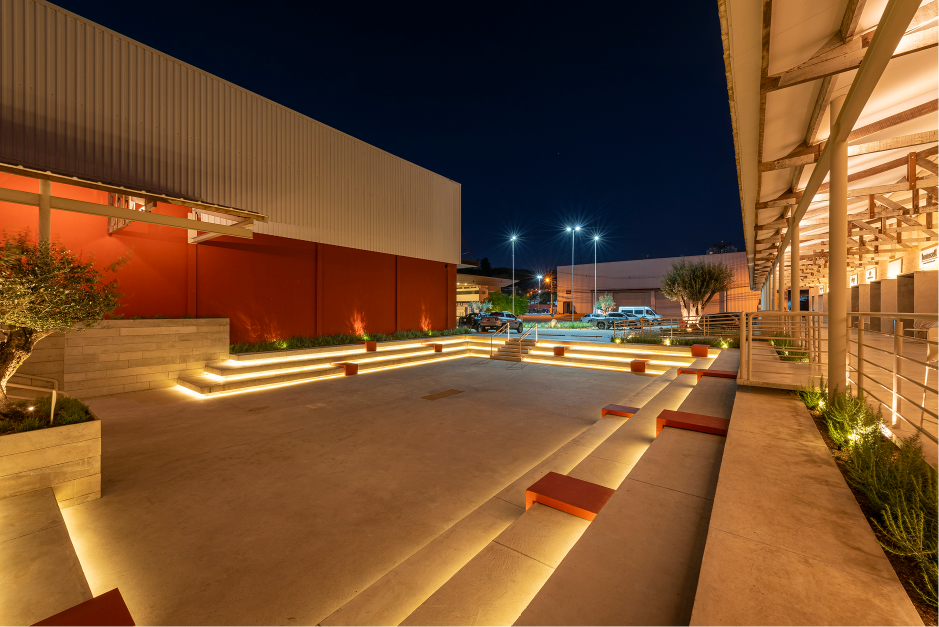
#> input picture Imagens/complexo/1.png, 1878 x 1254 px, found by its file name (shown at 1/2 size)
$ python build-media.py ../Imagens/complexo/1.png
#> lines starting #> are read from the running program, lines starting #| are printed output that depends on the picture
#!/usr/bin/env python3
"""
Pipeline de mídia — Nova Home Scuderia Bandeiras
Gera AVIF (primário) + JPEG (fallback) em larguras responsivas, com nome
de arquivo baseado em hash de conteúdo (cache imutável).

Uso:
    python scripts/build-media.py            # gera tudo
    python scripts/build-media.py --dry-run  # só lista o que faria
    python scripts/build-media.py --manifest # imprime o manifesto JSON usado pelo HTML

Regras (doc/VISUAL-DIRECTION.md §6.4, §16):
  - Só processa os arquivos listados no MANIFEST abaixo. Nada de "processar a pasta
    inteira": cada entrada foi confirmada como segura de usar pelos relatórios K/D/I.
  - NÃO inclui: material externo do Caterham (Projeto-caterham/…, pendente de
    aprovação de direitos — item 6), o mosaico "nosso time" (pendente de
    confirmação de Rubens/Suzuki — item 7), hero-conexoes-v2 (estética proibida),
    Imagens/pilotos/ antigo (contém Rafael Suzuki), renders 3D/CGI, marcas parceiras
    (raster diverge da copy), lei de incentivo / stock car em números (dados de
    terceiro / fora de escopo).
  - Larguras: 480 / 800 / 1280 / 1920 (nunca upscale além da largura original).
  - AVIF qualidade ~52 (medido no relatório G: reduções de 88-99%). JPEG fallback
    qualidade 78, progressive.
"""
import hashlib
import json
import sys
from pathlib import Path

from PIL import Image

ROOT = Path(__file__).resolve().parent.parent
SRC_ROOT = ROOT
OUT_DIR = ROOT / "assets-build" / "img"
WIDTHS = (480, 800, 1280, 1920)
AVIF_QUALITY = 52
JPEG_QUALITY = 78

# slug -> caminho de origem relativo à raiz do projeto
MANIFEST: dict[str, str] = {
    # Dobra 02 / 06 — complexo (aéreas e ambientes reais)
    "complexo-1": "assets/Imagens/complexo/1.png",
    "complexo-2": "assets/Imagens/complexo/2.png",
    "complexo-3": "assets/Imagens/complexo/3.png",
    "complexo-4": "assets/Imagens/complexo/4.png",
    "complexo-5": "assets/Imagens/complexo/5.png",
    "complexo-6": "assets/Imagens/complexo/image00016.jpeg",
    "complexo-7": "assets/Imagens/complexo/7.png",
    "local-auditorio": "assets/Imagens/local/auditorio.jpg",
    "local-gastronomia": "assets/Imagens/local/gastronomia.jpg",
    # Carrossel "Os Espaços" — fotos atualizadas pelo usuário (2026-09-25,
    # pasta assets/Imagens/estrutura/novas-imagens/), substituem as
    # anteriores nos mesmos slugs. "espaço motor.jpeg" é foto nova (o card
    # usava complexo-7 antes; ganhou slug próprio).
    "estrutura-acesso-aereo": "assets/Imagens/estrutura/novas-imagens/heliponto.png",
    "estrutura-area-multiuso": "assets/Imagens/estrutura/area multiuso.png",
    "estrutura-auditorio": "assets/Imagens/estrutura/novas-imagens/auditorio.jpeg",
    "estrutura-coworking": "assets/Imagens/estrutura/novas-imagens/coworking.png.jpeg",
    "estrutura-espaco-motor": "assets/Imagens/estrutura/novas-imagens/espaço motor.jpeg",
    "estrutura-garagem": "assets/Imagens/estrutura/novas-imagens/oficina.png",
    "estrutura-gastronomia": "assets/Imagens/estrutura/gastronom,ia.png",
    # Hero / CTA final (fallback enquanto o material Caterham externo não é aprovado)
    "final-imagem": "assets/Imagens/final/imagem final@2x.png",
    # Hero (topo) — nova imagem aprovada (só a versão mobile; a versão desk
    # segue excluída, ver EXCLUDED_NOTE)
    "topo-hero": "assets/Imagens/topo/imagem topo mobile.png",
    # Dobra 03 / 04 / 07 — o que é a Scuderia
    "oque-esporte": "assets/Imagens/o que é/esporte.png",
    "oque-estrutura": "assets/Imagens/o que é/estrutura.png",
    "oque-experiencias": "assets/Imagens/o que é/experiencias.png",
    # Dobra 04 — Team Building (karts/drift; NUNCA legendar como Caterham)
    "race-experience-karts": "assets/Imagens/race experience/RACE EXPERIENCE.png",
    "team-building": "assets/Imagens/tem-building.jpeg",  # pit stop em equipe — foto do Team Building (04)
    # Dobra 04 — momento audiovisual (emoção.mp4 + apoio): bastidores reais do
    # pit lane, fornecidos pelo usuário (2026-09-24). Foto de apoio ao vídeo
    # protagonista, não substitui o Team Building acima.
    "experiencias-bastidores": "assets/Imagens/experiencias/bastidores.jpg",
    # Dobra 04 — os 5 cards de princípios ao lado do vídeo (2026-09-24, 3ª
    # rodada): fotos reais do acervo Caterham (Fazenda Capuava), copiadas
    # para Imagens/experiencias/principios/ (não dependem mais do projeto
    # Caterham externo).
    "principio-trabalho-equipe": "assets/Imagens/experiencias/principios/trabalho-em-equipe.jpg",
    "principio-confianca": "assets/Imagens/experiencias/principios/confianca.jpg",
    "principio-comunicacao": "assets/Imagens/experiencias/principios/comunicacao.jpg",
    "principio-tomada-decisao": "assets/Imagens/experiencias/principios/tomada-de-decisao.jpg",
    "principio-pressao": "assets/Imagens/experiencias/principios/atuacao-sob-pressao.jpg",
    # Dobra 07 — Conteúdo / Festival de Interlagos
    "evento-truck-lounge": "assets/Imagens/experiencia do evento/Truck Lounge.png",
    "evento-arquibancada": "assets/Imagens/experiencia do evento/Arquibancada.png",
    "evento-camarotes": "assets/Imagens/experiencia do evento/Camarotes.png",
    "evento-boxes": "assets/Imagens/experiencia do evento/Visitação aos Boxe.png",
    # Faixa de Autoridade / Pilotos & Time / Palestras — só os 4 nomes atuais
    "piloto-atila": "assets/Imagens/pilotos-premium/atila.png",
    "piloto-christian": "assets/Imagens/pilotos-premium/cristian.png",
    "piloto-ingo": "assets/Imagens/pilotos-premium/ingo.png",
    "piloto-nelsinho": "assets/Imagens/pilotos-premium/nelson.png",
    # Logo (interino — raster reduzido; pendência: pedir vetor/SVG real, ver item 9 do VISUAL-DIRECTION)
    "logo-raster": "Brand/1124_Bandeiras_RGB_L-RW.png",
    # Dobra 05 — Caterham: lockup oficial Scuderia Bandeiras x Caterham Motorsport
    # Brasil, extraído do projeto aprovado `Projeto-caterham/Caterham - V3`
    # (site em produção, distinto do material "Festival - Interlagos" pendente acima).
    "caterham-logo": "assets/Imagens/caterham/logo-scuderia-caterham.png",
    # Fundo do fecho ("O piloto conduz. Você sente.") — foto real do evento
    # (Fazenda Capuava), fornecida pelo cliente.
    "caterham-fecho-photo": "assets/Imagens/caterham/20260528_scuderiabandeiras_raceexperience_fazendacapuava_dudabairros-1000.jpg",
    # Caterham Esports Brasil (campeonato de simulador, 2026-10-14) — fotos reais
    # dos simuladores na Race Experience da Fazenda Capuava (Duda Bairros,
    # 26/07/2026), fornecidas pelo usuário. Substituem o 420R de estúdio que
    # ocupava a seção antes. Usadas na home (#campeonato-simulador) e na página
    # de inscrição (campeonato-simulador/).
    "esports-cockpit": "assets/Imagens/caterham/simulador/esports/simulador-1365.jpg",
    "esports-lado": "assets/Imagens/caterham/simulador/esports/simulador-4026.jpg",
    "esports-aberto": "assets/Imagens/caterham/simulador/esports/simulador-1273.jpg",
    "esports-piloto": "assets/Imagens/caterham/simulador/esports/simulador-3920.jpg",
    # Dobra 08 — mosaico "Somos todos Scuderia Bandeiras" (prova dos 50+ profissionais).
    # Arte atualizada pelo usuário (2026-09-25), substitui a versão anterior
    # ("imagem time bandeiras desk.jpg", removida). Item 7 continua aberto:
    # confirmar que Rubens Barrichello / Rafael Suzuki não estão no mosaico
    # ANTES de qualquer publicação.
    "time-mosaico": "assets/Imagens/nosso time/Mosaico.png",
    # Redesenho 2026-09-26 (pedido do usuário): volta ao layout de 2 recortes
    # + painel de texto central (em vez da imagem única full-bleed acima) —
    # mesma foto usada nos dois flancos (esquerdo/direito) da faixa.
    "time-mosaico-foto": "assets/Imagens/nosso time/Mosaico 1.png",
    # QA-054 (2026-09-30): o flanco direito deixa de repetir a mesma metade —
    # usa a parte complementar fornecida pelo time ("Mosaico 2.png").
    "time-mosaico-foto-2": "assets/Imagens/nosso time/Mosaico 2.png",
    # Dobra 10 — "Marcas que fazem parte da nossa história": arte pronta fornecida
    # pelo usuário como ativo oficial (2026-09-22), versão PNG transparente
    # ("marcas-que-fazem-parte-da-nossa-historia 1.png"). O recorte tira só a
    # área vazia das bordas; a transparência é preservada (sai AVIF + WebP).
    # Pendência da copy continua: lista final depende de aprovação comercial/jurídica.
    "marcas-historia": "assets/Imagens/marcas parceiras/marcas-historia-recorte.png",
    # Dobra "Também no escopo" — 4 fotos reais dos cards (2026-09-22).
    "escopo-caterham": "assets/Imagens/escopo/caterham-2032.jpg.jpeg",
    "escopo-ativacoes": "assets/Imagens/escopo/ativacoes.jpg.jpeg",
    "escopo-experiencias": "assets/Imagens/escopo/experiencias corporativas.jpg.jpeg",
    "escopo-projetos": "assets/Imagens/escopo/projetos.JPG.jpeg",
    # Dobra 03 — mosaico "O ecossistema" (5 peças): fotos reais fornecidas
    # pelo usuário (2026-09-23), uma por peça.
    "eco-pilotos": "assets/Imagens/ecossistema/pilotos.png",
    "eco-carros": "assets/Imagens/ecossistema/carros.jpeg",
    # QA-053 (2026-09-30): foto aprovada do espaço físico da Scuderia (fachada
    # com o logo, pátio e mural) para o painel 01 do Ecossistema.
    "eco-espaco-scuderia": "assets/Imagens/complexo/imagem-scuderia-complexo.png",
    "eco-pista": "assets/Imagens/ecossistema/pista.jpeg",
    "eco-estrutura": "assets/Imagens/ecossistema/estrutura.JPG.jpeg",
    "eco-producao": "assets/Imagens/ecossistema/producoes.jpg.jpeg",
}

EXCLUDED_NOTE = """
NÃO PROCESSADOS DE PROPÓSITO (ver doc/VISUAL-DIRECTION.md §16):
  - Projeto-caterham/Caterham - Festival - Interlagos/*  (pendente aprovação de direitos, item 6)
  - Imagens/nosso time/* exceto o mosaico               (o mosaico entrou só para revisão local; item 7 segue aberto)
  - Imagens/pilotos/*                                    (contém RAFAEL SUZUKI.png)
  - Imagens/pilotos-premium/{rafael-suzuki,rubens-barrichelo,pilotosfinal}.jpg
  - Imagens/topo/hero-conexoes-v2*.png                   (estética proibida: túnel IA, speed lines vermelhas)
  - Imagens/topo/imagem topo desk.png                    (contém Rubens/Rafael, badge Stock Car, velocímetro)
  - Imagens/marcas parceiras/MARCAS PARCEIRAS.png        (30 marcas, diverge da lista de 15 da copy;
                                                          a dobra 10 usa marcas-historia-recorte.png)
  - Imagens/lei de incentivo/*, Imagens/stock car em numeros/*  (fora de escopo / dado de terceiro)
  - carros/*, assets/car/*, Imagens/complexo/bg.jpg      (renders 3D / CGI, era Stock Car)
"""


# Sprint 05 (cache immutable): o hash do nome do arquivo é calculado sobre o ARQUIVO-FONTE.
# O vercel.json serve assets-build/img/*-<hash>.* com "Cache-Control: immutable" (1 ano).
# Por isso, se QUALQUER parâmetro de saída mudar (WIDTHS, AVIF_QUALITY, JPEG_QUALITY,
# recorte/redimensionamento) com a fonte igual, os bytes mudariam mantendo o mesmo nome e
# navegadores/CDN reteriam a versão antiga. Nesse caso, bumpe PIPELINE_VERSION: ele entra no
# hash e TODOS os nomes mudam. Vazio = hashes atuais inalterados.
PIPELINE_VERSION = ""


def content_hash(path: Path, length: int = 10) -> str:
#> called with length = 10
    h = hashlib.sha256()
    with path.open("rb") as f:
        for chunk in iter(lambda: f.read(1 << 16), b""):
            h.update(chunk)
    if PIPELINE_VERSION:
        h.update(PIPELINE_VERSION.encode("utf-8"))
    return h.hexdigest()[:length]


def has_real_alpha(im: Image.Image) -> bool:
    """True só se existir transparência de verdade (não um canal alfa 100% opaco)."""
    if im.mode == "P" and "transparency" in im.info:
        return True
    if im.mode in ("RGBA", "LA"):
        alpha = im.getchannel("A")
        return alpha.getextrema()[0] < 255
    return False


def build_one(slug: str, rel_src: str, dry_run: bool) -> dict:
    src = SRC_ROOT / rel_src
    if not src.exists():
        print(f"  [FALTA] {slug}: {rel_src} não encontrado", file=sys.stderr)
        return {}

    digest = content_hash(src)
    with Image.open(src) as im:
#> im is the input picture: PIL image 1878x1254 RGBA; mean R, G, B, A 118.5, 78.6, 44.9, 254.7
        alpha = has_real_alpha(im)
#> in has_real_alpha, `alpha = im.getchannel("A")`:
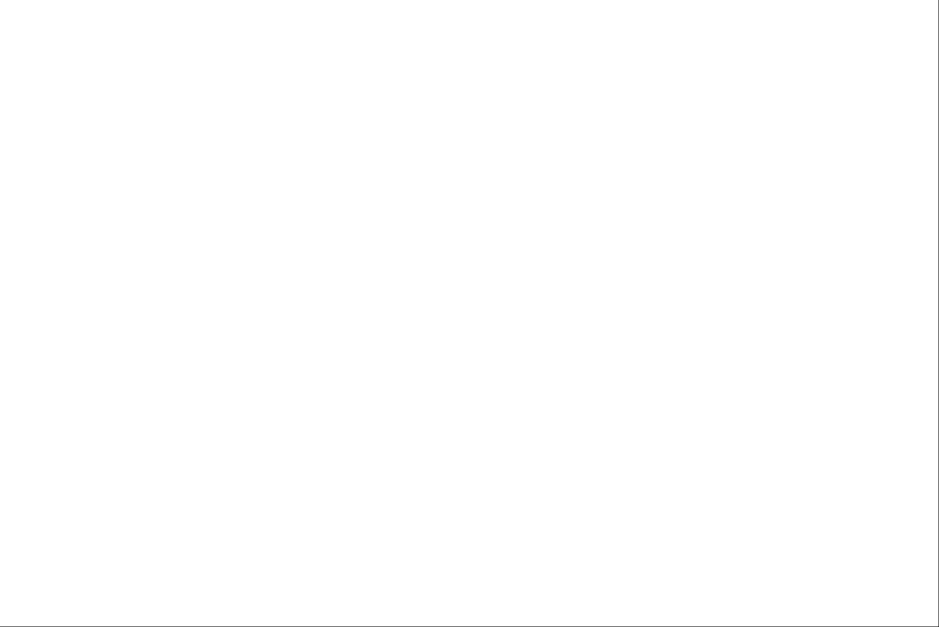
#> alpha: PIL image 1878x1254 L (shown at 1/2 size); 99.9% white; black in thin lines or dots
#> alpha = True
        # AVIF/WebP preservam transparência; JPEG não. Só usamos JPEG como
        # fallback quando NÃO há transparência real — senão o fallback
        # composita um fundo sólido por baixo do logo/recorte (bug real:
        # convert("RGB") direto acharia preto por padrão).
        fallback_ext = "webp" if alpha else "jpg"
#> fallback_ext = 'webp'
        im = im.convert("RGBA") if alpha else im.convert("RGB")
        orig_w, orig_h = im.size
#> orig_w = 1878; orig_h = 1254
        aspect = orig_h / orig_w
#> aspect = 0.668

        variants = {"avif": {}, fallback_ext: {}}
        usable_widths = [w for w in WIDTHS if w <= orig_w] or [orig_w]
#> usable_widths = [480, 800, 1280]
        for w in usable_widths:
            h = round(w * aspect)
            resized = im.resize((w, h), Image.LANCZOS)
            base_name = f"{slug}-{w}w-{digest}"

            if not dry_run:
                out_avif = OUT_DIR / f"{base_name}.avif"
                out_fallback = OUT_DIR / f"{base_name}.{fallback_ext}"
                resized.save(out_avif, format="AVIF", quality=AVIF_QUALITY)
                if fallback_ext == "webp":
                    resized.save(out_fallback, format="WEBP", quality=JPEG_QUALITY)
                else:
                    resized.save(out_fallback, format="JPEG", quality=JPEG_QUALITY,
                                  progressive=True, optimize=True)

            variants["avif"][w] = f"assets-build/img/{base_name}.avif"
            variants[fallback_ext][w] = f"assets-build/img/{base_name}.{fallback_ext}"
#> this loop made 1 pass
#> pass 1, in build_one, `resized = im.resize((w, h), Image.LANCZOS)`:
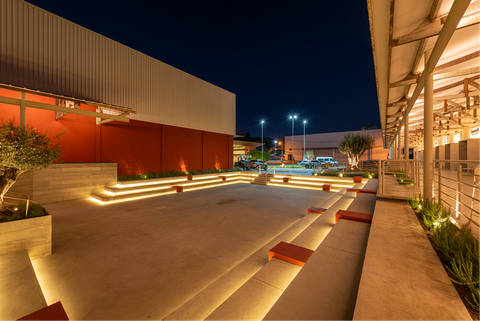
#> resized: PIL image 480x321 RGBA; mean R, G, B, A 118.7, 78.8, 45, 254.7; transparent parts drawn white
#> after the loop, variants = 2 items

        orig_size = src.stat().st_size
        print(f"  [OK] {slug:28s} {orig_w}x{orig_h} ({orig_size/1024:.0f} KB)"
              f"{' [alpha->webp]' if alpha else ''} -> "
              f"{len(usable_widths)} larguras" + (" [dry-run]" if dry_run else ""))

        return {
            "slug": slug,
            "source": rel_src,
            "original_size_bytes": orig_size,
            "width": orig_w,
            "height": orig_h,
            "aspect_ratio": round(orig_w / orig_h, 4),
            "has_alpha": alpha,
            "fallback_ext": fallback_ext,
            "avif": variants["avif"],
            fallback_ext: variants[fallback_ext],
        }


def main() -> None:
    dry_run = "--dry-run" in sys.argv
    only_manifest = "--manifest" in sys.argv

    if not only_manifest:
        OUT_DIR.mkdir(parents=True, exist_ok=True)
        print(f"Processando {len(MANIFEST)} imagens confirmadas como seguras...")
        print(EXCLUDED_NOTE)

    manifest_out = {}
    for slug, rel_src in MANIFEST.items():
        entry = build_one(slug, rel_src, dry_run or only_manifest)
        if entry:
            manifest_out[slug] = entry

    manifest_path = ROOT / "assets-build" / "manifest.json"
    if not only_manifest and not dry_run:
        manifest_path.write_text(json.dumps(manifest_out, indent=2, ensure_ascii=False), encoding="utf-8")
        print(f"\nManifesto gravado em {manifest_path.relative_to(ROOT)}")
    else:
        print(json.dumps(manifest_out, indent=2, ensure_ascii=False))


if __name__ == "__main__":
#> (the run stopped early here; a loop or call above may not have finished)
